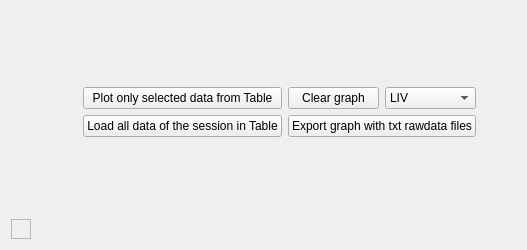
      <widget class="QWidget" name="tab_2">
       <attribute name="title">
        <string>Extra plot options</string>
       </attribute>
       <layout class="QGridLayout" name="gridLayout_13">
        <item row="3" column="3" colspan="2">
         <widget class="QPushButton" name="pushButton_exportgraphandfile">
          <property name="text">
           <string>Export graph with txt rawdata files</string>
          </property>
         </widget>
        </item>
        <item row="3" column="2">
         <widget class="QPushButton" name="pushButton_LoadAllDATAinTable">
          <property name="text">
           <string>Load all data of the session in Table</string>
          </property>
         </widget>
        </item>
        <item row="2" column="2">
         <widget class="QPushButton" name="pushButton_PlotfromTable">
          <property name="text">
           <string>Plot only selected data from Table</string>
          </property>
         </widget>
        </item>
        <item row="2" column="4">
         <widget class="QComboBox" name="comboBox_cleargraph">
          <item>
           <property name="text">
            <string>LIV</string>
           </property>
          </item>
          <item>
           <property name="text">
            <string>MPPT</string>
           </property>
          </item>
          <item>
           <property name="text">
            <string>DIV</string>
           </property>
          </item>
         </widget>
        </item>
        <item row="4" column="0" colspan="5">
         <spacer name="verticalSpacer">
          <property name="orientation">
           <enum>Qt::Vertical</enum>
          </property>
          <property name="sizeHint" stdset="0">
           <size>
            <width>20</width>
            <height>76</height>
           </size>
          </property>
         </spacer>
        </item>
        <item row="2" column="3">
         <widget class="QPushButton" name="pushButton_cleargraph">
          <property name="text">
           <string>Clear graph</string>
          </property>
         </widget>
        </item>
        <item row="2" column="1">
         <spacer name="horizontalSpacer">
          <property name="orientation">
           <enum>Qt::Horizontal</enum>
          </property>
          <property name="sizeHint" stdset="0">
           <size>
            <width>40</width>
            <height>20</height>
           </size>
          </property>
         </spacer>
        </item>
        <item row="5" column="0">
         <widget class="QFrame" name="frame_2">
          <property name="frameShape">
           <enum>QFrame::StyledPanel</enum>
          </property>
          <property name="frameShadow">
           <enum>QFrame::Raised</enum>
          </property>
          <layout class="QGridLayout" name="gridLayout_14"/>
         </widget>
        </item>
        <item row="3" column="1">
         <spacer name="horizontalSpacer_2">
          <property name="orientation">
           <enum>Qt::Horizontal</enum>
          </property>
          <property name="sizeHint" stdset="0">
           <size>
            <width>40</width>
            <height>20</height>
           </size>
          </property>
         </spacer>
        </item>
        <item row="0" column="0" colspan="5">
         <spacer name="verticalSpacer_2">
          <property name="orientation">
           <enum>Qt::Vertical</enum>
          </property>
          <property name="sizeHint" stdset="0">
           <size>
            <width>20</width>
            <height>76</height>
           </size>
          </property>
         </spacer>
        </item>
        <item row="2" column="5">
         <spacer name="horizontalSpacer_3">
          <property name="orientation">
           <enum>Qt::Horizontal</enum>
          </property>
          <property name="sizeHint" stdset="0">
           <size>
            <width>40</width>
            <height>20</height>
           </size>
          </property>
         </spacer>
        </item>
        <item row="3" column="5">
         <spacer name="horizontalSpacer_4">
          <property name="orientation">
           <enum>Qt::Horizontal</enum>
          </property>
          <property name="sizeHint" stdset="0">
           <size>
            <width>40</width>
            <height>20</height>
           </size>
          </property>
         </spacer>
        </item>
       </layout>
      </widget>
